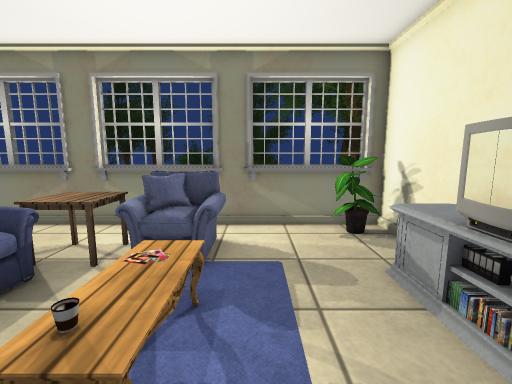
[1] (above)

17 first-person views from a walk through a Unity game level. The camera is 1.2 m above the floor, tilts 8° down and sees 90° across. The floor is counted in squares, 0.5 m on a side. Each view is taken from the middle of a square. On the plan, view 1 faces up. The plan holds only what a view shows up to about 17 squares ahead; the rest is blank. The place goes on beyond the plan. The player character is not drawn. Door leaves are left out, so doorways stand open. Some surface patterns are stand-ins.

[2]
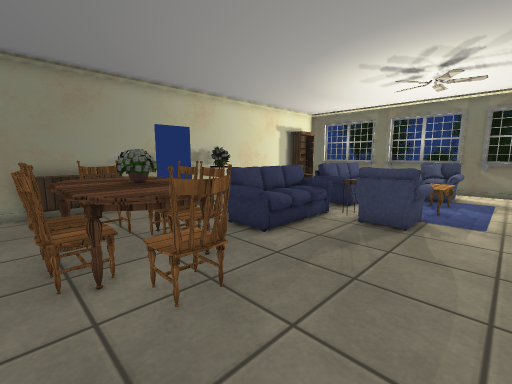

[3]
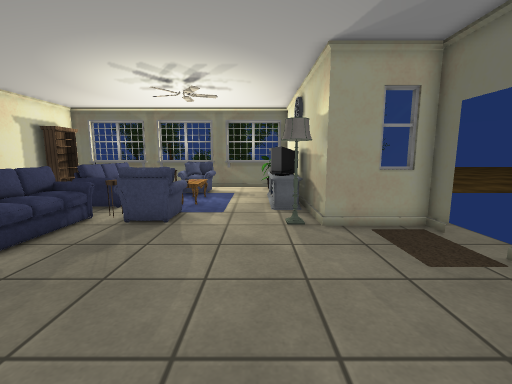

[4]
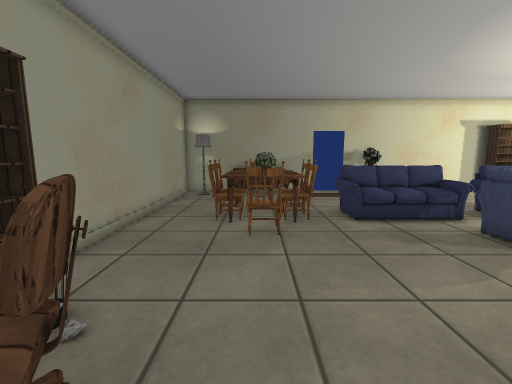

[5]
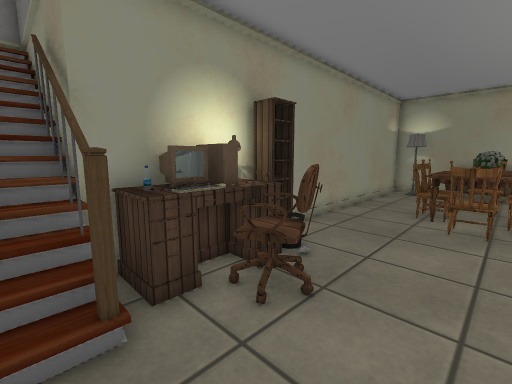

[6]
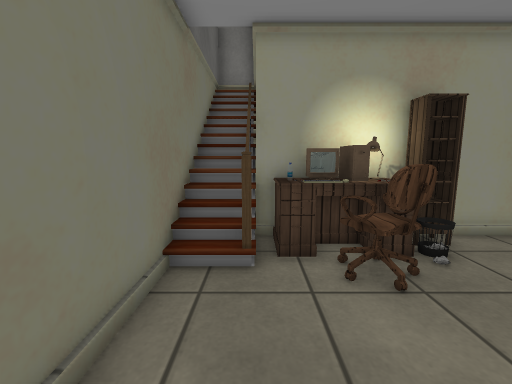

[7]
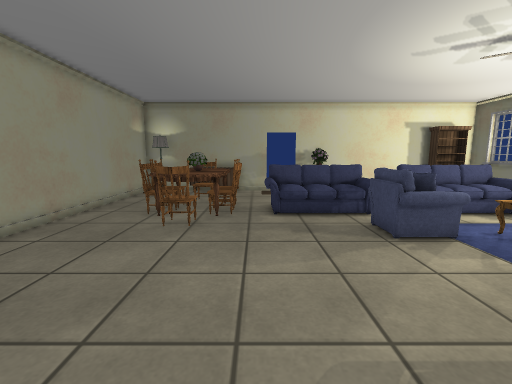

[8]
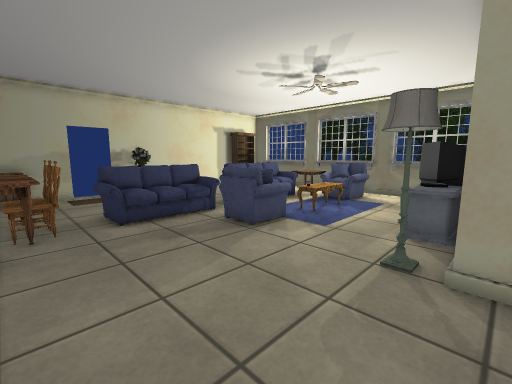

[9]
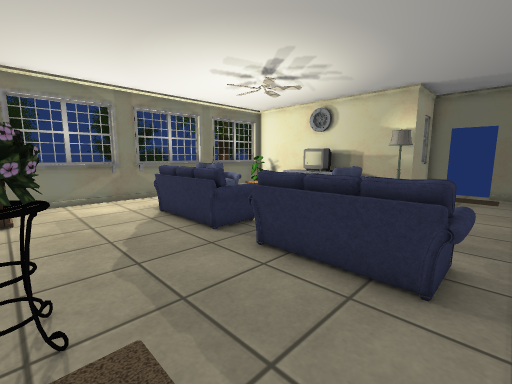

[10]
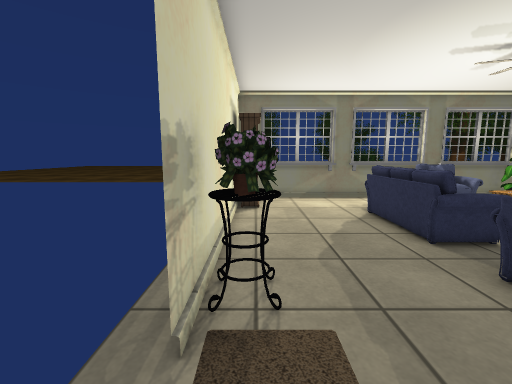

[11]
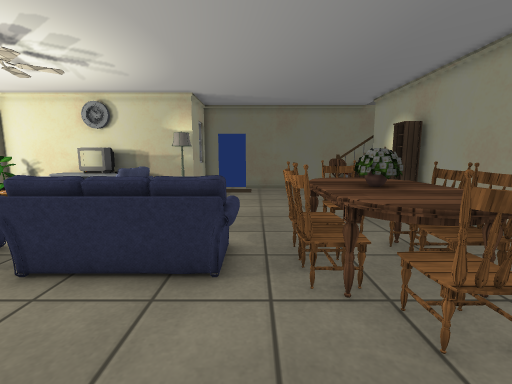

[12]
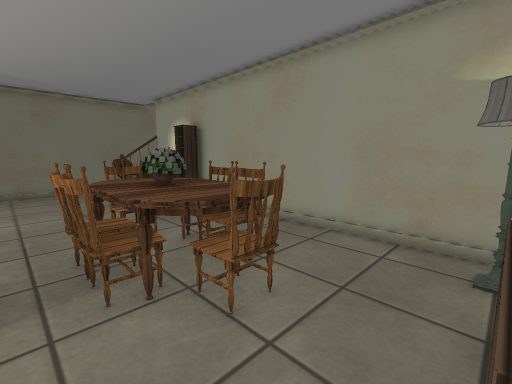

[13]
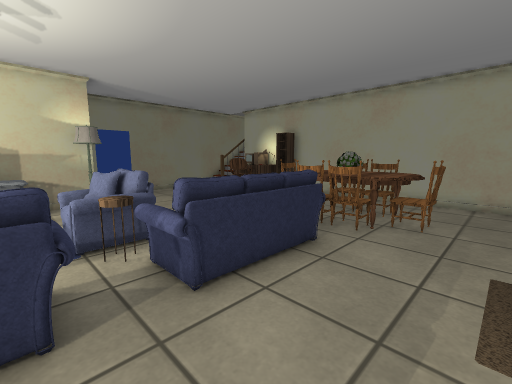

[14]
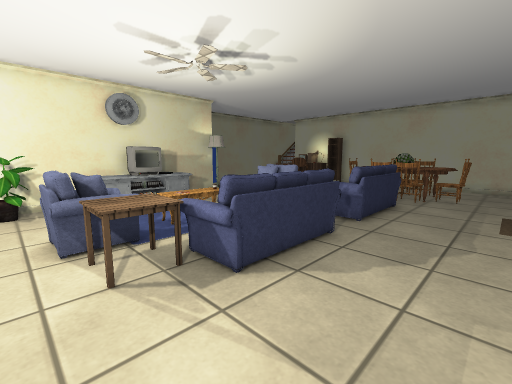

[15]
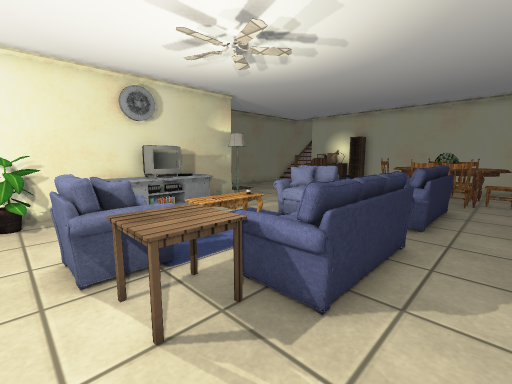

[16]
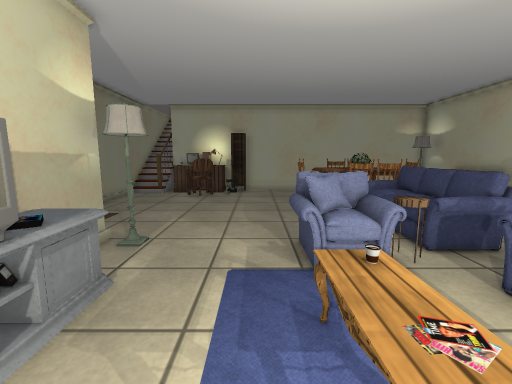

[17]
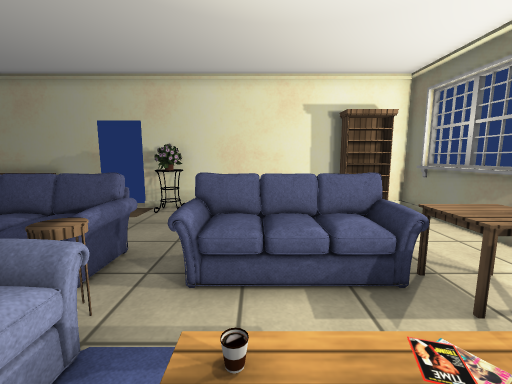

### Floor plan
Points are (right, up) in squares from view 1. A wall is a line through its corners. A room is listed if a view was taken in it or the views show most of it. See-through windows are left out.
Room 1 (views 1, 2, 3, 4, 5, 6, 7, 8, 9, 10, 11, 12, 13, 14, 15, 16, 17)
walls: (-11, -2) (-11.5, -2.3); (-11, -2) (-11.6, -1.9); (-11, -1.9) (-11, -1.9) (-11.4, -2.3); (-11, -1.9) (-11, -1.9) (-11.5, -2.1); (-11.4, -1.6) (-11.6, -2.2); (-12, -5.1) (-12, -13.6) (2.6, -13.6); (8, -3.4) (8, -2.2) (4.4, -2.2) (4.4, 9) (-12, 9) (-12, 8.3); (6.3, -11.2) (6.3, -15.6); (-12, 6.3) (-12, -3.2); (6, -13.6) (6, -19.7) (8, -19.7) (8, -5.2); (6.2, -13.6) (6.2, -11.2)
low walls: (4, 0.4) (3.3, 0.4); (3.4, 1.9) (3.9, 1.9) (3.9, 2.6); (2.8, 4.4) (2.8, 5.1); (-1.1, 8.8) (-5.6, 8.8); (-6.4, 8.8) (-10.9, 8.8); (6, -11.8) (6.5, -11.8); (4.1, 8.8) (-0.4, 8.8)
ways out: open door at (-12, -4.5); open door at (8, -4.5)
objects: lamp (-11, -13) to (-11, -12); sideboard (-11, -10) to (-11, -7); bookshelf (-11, 6) to (-11, 8); chair (-8, -9) to (-8, -8); chair (-7, -11) to (-6, -11); table (-7, -10) to (-3, -8); chair (-7, -7) to (-6, -7); sofa (-6, -6) to (-4, -1); sofa (-6, 0) to (-4, 5); chair (-5, -11) to (-4, -11); chair (-5, -7) to (-4, -7); table (-5, 5) to (-4, 7); armchair (-3, -2) to (-1, 0); armchair (-3, 5) to (-1, 7); chair (-2, -9) to (-2, -8); rug (-2, 4) to (-1, 6); bookshelf (1, -13) to (2, -13); desk (2, -12); desk (3, -14); other object (3, -13); chair (3, -12) to (4, -10); lamp (3, -2) to (4, -1); other object (3, 1) to (3, 2); TV (3, 3) to (4, 4); plant (3, 7) to (3, 8); computer (4, -13) to (5, -12); other object (5, -13)

Positions as (right, up) in squares from view 1, and headings:
1: (0, 0), facing up
2: (1, -11), facing up-left
3: (2, -11), facing up
4: (5, -9), facing left
5: (7, -8), facing down-left
6: (6, -6), facing down
7: (6, -6), facing left
8: (5, -8), facing up-left
9: (-11, -6), facing up-right
10: (-11, -6), facing up
11: (-11, -6), facing right
12: (-11, -6), facing down-right
13: (-10, 1), facing down-right
14: (-10, 8), facing down-right
15: (-8, 8), facing down-right
16: (0, 5), facing down
17: (0, 2), facing left
